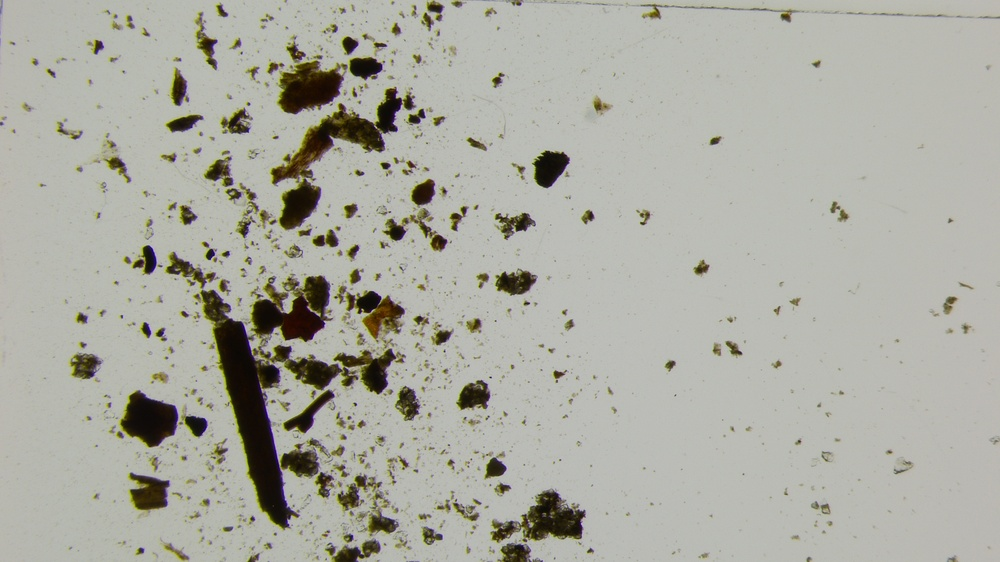
#> input picture data/233801-240125052635.jpg, 1000 x 562 px, shrunk from 3840 x 2160 before the run
$ jupyter execute test2.ipynb
#> lines starting #> are read from the running program, lines starting #| are printed output that depends on the picture; after the words box and inside, x2 and y2 are one past the last pixel; in counts of white or black regions, pixels touching at a corner belong together
[cell 1]
import cv2
import os
import csv
import matplotlib.pyplot as plt
import seaborn as sns

[cell 2]
def show_image(image, title="Image", cmap_type="gray"):
    plt.figure(figsize=(8, 8))
    plt.imshow(image, cmap=cmap_type)
    plt.title(title)
    plt.axis("off")
    plt.show()

[cell 3]
calibration_factor = 0.0039016750486215255

def count_grains(path):
    # Load the image
#> called with path = 'data/233801-240125052635.jpg'
    image = cv2.imread(path)
#> image is the input picture: shape (562, 1000, 3); mean B, G, R 162, 171.5, 171.5
    # Convert the image to HSV color space
    hsv_image = cv2.cvtColor(image, cv2.COLOR_BGR2HSV)
#> hsv_image: shape (562, 1000, 3); mean H, S, V 38.1, 26.2, 173.1

    # Increase the saturation by 200%
    hsv_image[:, :, 1] = cv2.multiply(hsv_image[:, :, 1], 4)
#> hsv_image: shape (562, 1000, 3); mean H, S, V 38.1, 69.2, 173.1

    # Convert the image back to BGR color space
    image = cv2.cvtColor(hsv_image, cv2.COLOR_HSV2BGR)
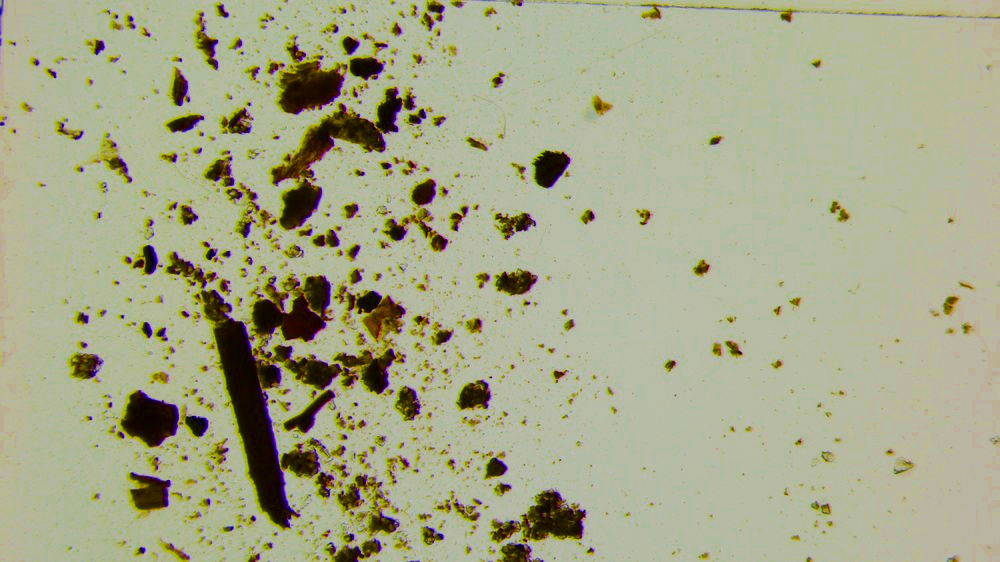
#> image: shape (562, 1000, 3); mean B, G, R 136.6, 168.6, 166.8

    show_image(image, title="Enhanced Image")

    # Define the color ranges for cyan and red in HSV
    # Define the color ranges for mint green (cyan) and hot pink (red) in HSV
    lower_cyan = (30, 100, 100)  # Mint green lower bound
    upper_cyan = (85, 255, 255)  # Mint green upper bound
    lower_red = (130, 50, 50)  # Further adjusted hot pink lower bound
    upper_red = (200, 255, 255)  # Adjusted hot pink upper bound

    # Create masks for cyan and red
    mask_cyan = cv2.inRange(hsv_image, lower_cyan, upper_cyan)
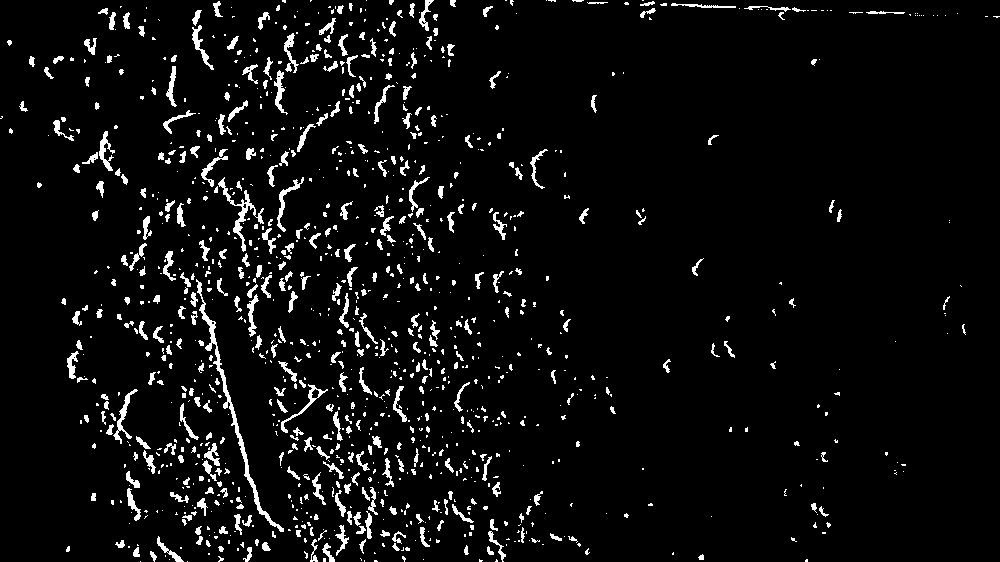
#> mask_cyan: shape (562, 1000); 5.2% white; 1185 white regions (774 under 20 px), largest, box (x1, y1, x2, y2) and area: (196, 279, 284, 532) 1177, (218, 177, 264, 252) 537, (113, 389, 138, 444) 291
    mask_red = cv2.inRange(hsv_image, lower_red, upper_red)
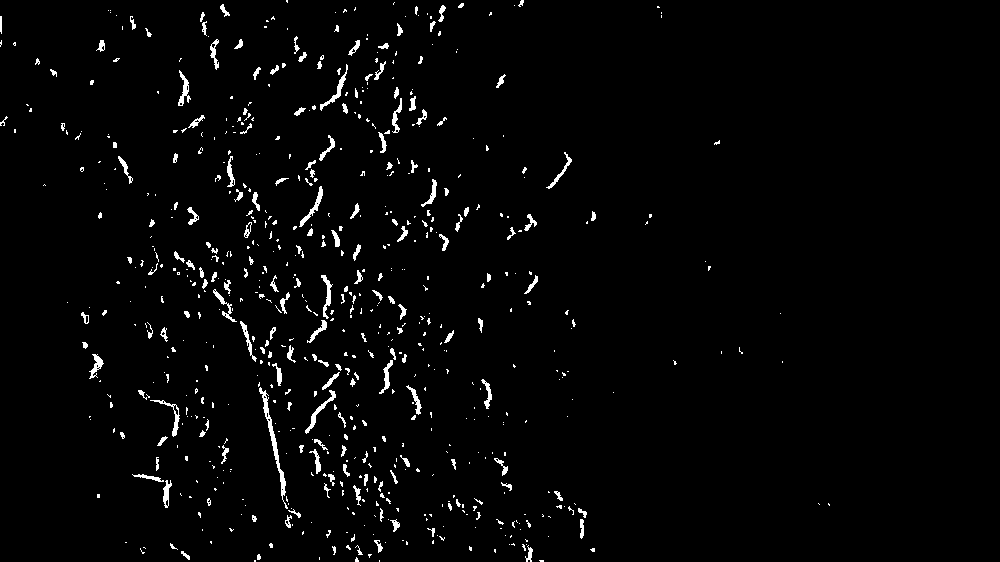
#> mask_red: shape (562, 1000); 2.3% white; 676 white regions (493 under 20 px), largest, box (x1, y1, x2, y2) and area: (259, 387, 288, 509) 481, (305, 390, 336, 434) 213, (320, 64, 348, 111) 200
    # Combine the masks
    mask = cv2.bitwise_or(mask_cyan, mask_red)
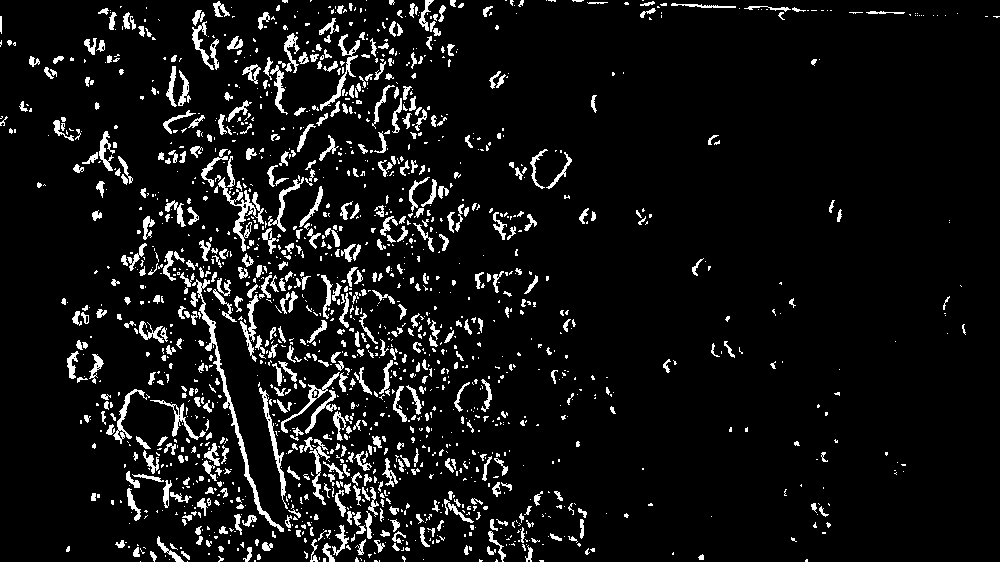
#> mask: shape (562, 1000); 7.6% white; 1665 white regions (1119 under 20 px), largest, box (x1, y1, x2, y2) and area: (192, 279, 284, 532) 1238, (218, 177, 264, 252) 732, (259, 387, 288, 509) 513

    # Create an output image where the masked areas are white and the rest are black
    output_image = cv2.bitwise_and(image, image, mask=mask)
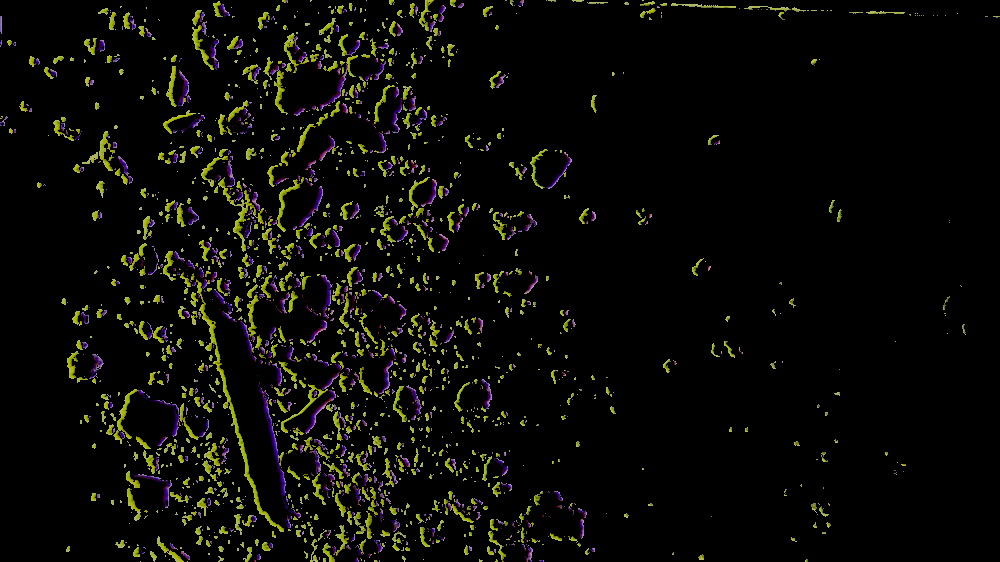
#> output_image: shape (562, 1000, 3); mean B, G, R 5.2, 10.2, 10.6
    output_image[mask == 0] = [0, 0, 0]
    output_image[mask != 0] = [255, 255, 255]
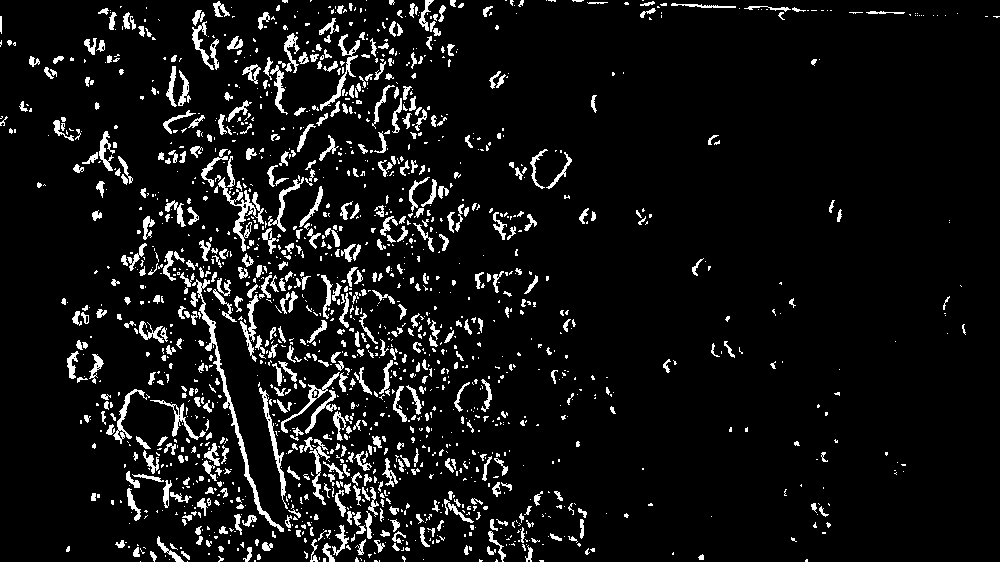
#> output_image: shape (562, 1000, 3); 7.6% white; 1665 white regions (1119 under 20 px)

    # Update the image to the output image
    image = output_image

    show_image(image, title="Enhanced Image")

    # Convert the image to grayscale
    gray_image = cv2.cvtColor(image, cv2.COLOR_BGR2GRAY)

    # Find contours in the image
    contours, _ = cv2.findContours(gray_image, cv2.RETR_EXTERNAL, cv2.CHAIN_APPROX_SIMPLE)
#> contours = 1665 contours, 1312 with area under 20; largest, box (x1, y1, x2, y2) and area: (192, 279, 284, 532) 931, (218, 177, 264, 252) 555, (259, 387, 288, 509) 390, (320, 34, 360, 111) 326, (281, 372, 340, 433) 306

    # Count the number of contours (grains)
    num_grains = len(contours)
#> num_grains = 1665

    print(f"Number of grains: {num_grains}")
#| Number of grains: 1665

    # Optionally, draw the contours on the original image for visualization
    contour_image = cv2.drawContours(image.copy(), contours, -1, (0, 255, 0), 2)
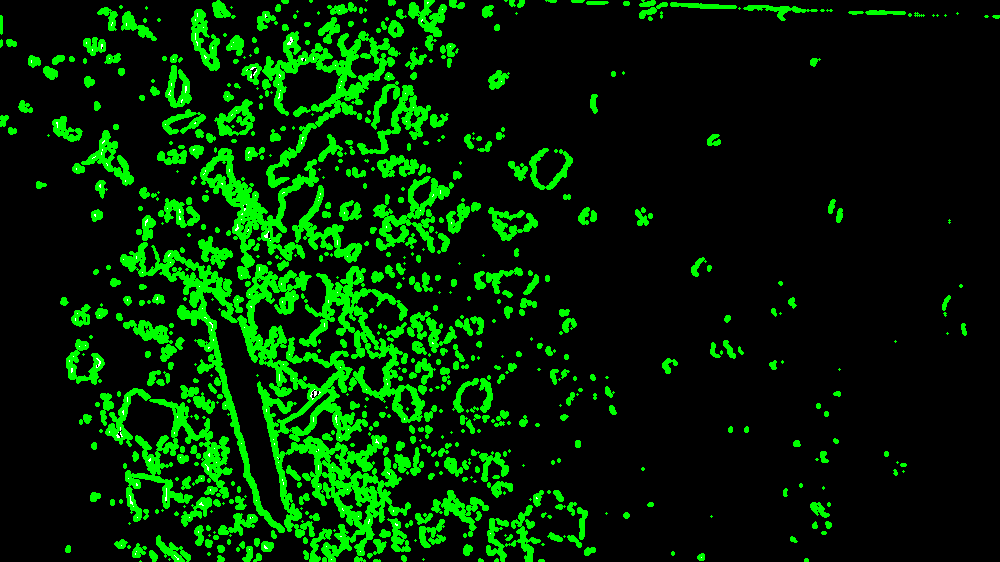
#> contour_image: shape (562, 1000, 3); mean B, G, R 0.3, 39, 0.3
    show_image(contour_image, title="Contours")

    # Fit ellipses to each contour and calculate the minimum distance across each grain
    min_distances = []
    for contour in contours:
        if len(contour) >= 5:  # Fit ellipse requires at least 5 points
            ellipse = cv2.fitEllipse(contour)
            (x, y), (MA, ma), angle = ellipse
            min_distance = min(MA, ma) * calibration_factor
            min_distances.append(min_distance)
#> this loop made 1665 passes
#> (x, y, MA, ma, angle, min_distance) on passes 8, 9, 10, 15, 17, 18, 20, 21, 22, 26, 27, 28: (806.2, 560.2, 2.26, 2.92, 45, 0.00883), (496, 560.5, 1.94, 2.61, 8.67, 0.00755), (480.1, 560.1, 2.06, 3.43, 94.3, 0.00804), (356.6, 561.5, 3.1, 8.19, 170.4, 0.0121), (403.4, 558.1, 2.96, 5.07, 162.7, 0.0116), (212.8, 558.1, 6.27, 18.72, 93.85, 0.0245), (701.3, 557, 5.1, 6.14, 70.87, 0.0199), (368.5, 555.5, 1.25, 1.81, 22.5, 0.00488), (258.2, 556.8, 3.71, 5.48, 3.13, 0.0145), (305.3, 554.4, 3.68, 6.69, 163.2, 0.0144), (185.8, 555.3, 3.29, 12.19, 130.7, 0.0128), (153, 555.8, 4.62, 10.16, 154.4, 0.018)
#> ellipse on pass 143: ((828.3, 524.8), (3.43, 5.93), 147.2)
#> after the loop, min_distances = 971 items, first 6: 0.00883, 0.00755, 0.00804, 0.0121, 0.0116, 0.0245


    print(f"Minimum distances across each grain: {min_distances}")
#> (printed output is left out)

    # Plot a histogram of the minimum distances
    sns.histplot(min_distances, bins=20, kde=True)
    plt.title("Histogram of Minimum Distances Across Grains")
    plt.xlabel("Minimum Distance")
    plt.ylabel("Frequency")
    plt.show()
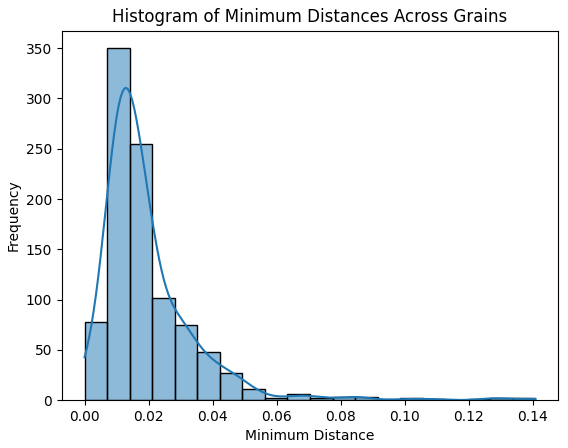
#> figure drawn by matplotlib, 1 panel; tallest bar 350 high, from x = 0.00704 to 0.0141; curve peaks at x = 0.0127, y = 310.6


count_grains("data/233801-240125052635.jpg")

$ run again, with data/233800-240125051452.jpg copied over data/233801-240125052635.jpg
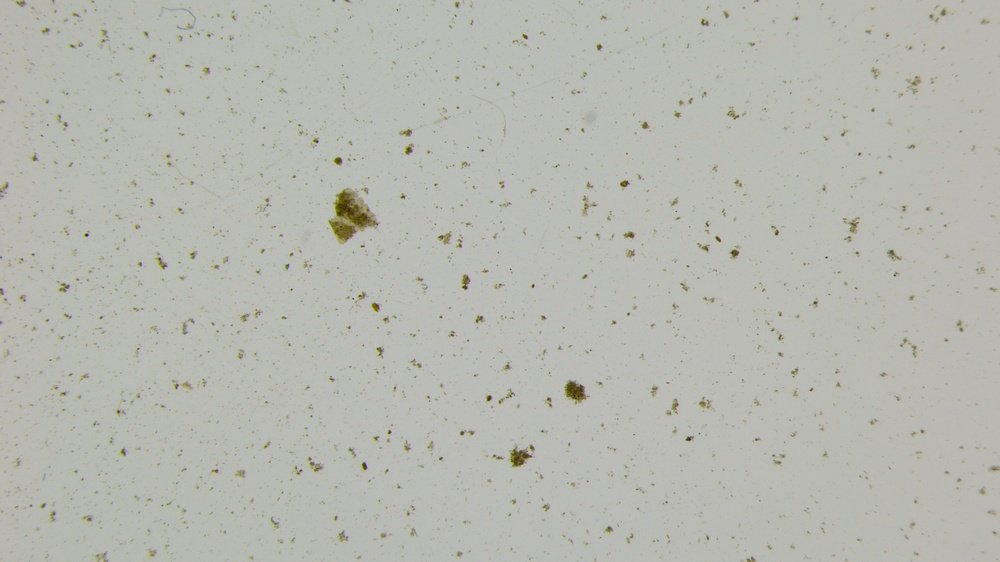
#> input picture data/233800-240125051452.jpg, 1000 x 562 px, shrunk from 3840 x 2160 before the run
#> in count_grains, image is the input picture: shape (562, 1000, 3); mean B, G, R 177.2, 184.8, 183.5
#> mask_cyan: shape (562, 1000); 2.2% white; 895 white regions (688 under 20 px), largest, box (x1, y1, x2, y2) and area: (326, 186, 348, 246) 295, (563, 380, 576, 406) 108, (508, 444, 516, 469) 103
#> mask_red: shape (562, 1000); 0.23% white in thin lines or dots, all inside (x1, y1, x2, y2) = (0, 0, 780, 560)
#> mask: shape (562, 1000); 2.4% white in thin lines or dots
#> in count_grains, `output_image[mask != 0] = [255, 255, 255]`:
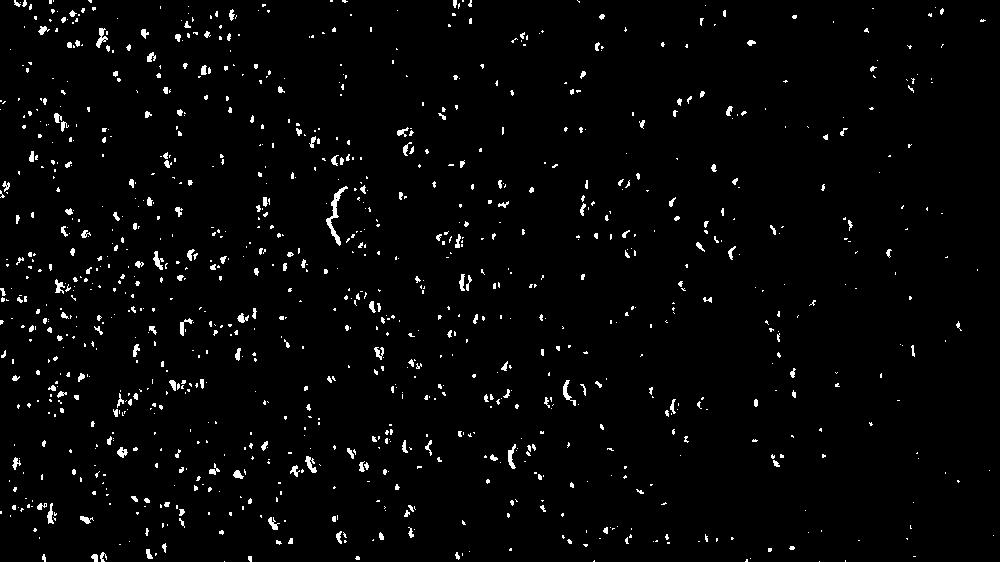
#> output_image: shape (562, 1000, 3); 2.4% white in thin lines or dots
#> contours = 1060 contours, 971 with area under 20; largest, box (x1, y1, x2, y2) and area: (326, 186, 348, 246) 226, (96, 28, 108, 48) 80, (508, 444, 516, 469) 75, (563, 380, 576, 406) 74, (153, 251, 164, 270) 68
#> num_grains = 1060
#| Number of grains: 1060
#> the loop in count_grains, `for contour in contours:` made 1060 passes
#> (x, y, MA, ma, angle, min_distance) on passes 5, 8, 9, 10, 11, 14, 15, 17: (746.2, 560.3, 1.89, 2.92, 28.77, 0.00738), (357.3, 557.7, 3.72, 4.28, 109.7, 0.0145), (249.9, 558.1, 4.22, 6.11, 157.5, 0.0165), (95.03, 557.3, 6.22, 8.94, 136.1, 0.0243), (43.6, 557.6, 3.37, 6.99, 169.8, 0.0132), (457.1, 555.6, 3.7, 7, 163.6, 0.0144), (103, 556.7, 5.83, 8.71, 171.5, 0.0227), (149.1, 555.6, 4.39, 17.37, 163.4, 0.0171)
#> after the loop in count_grains, `for contour in contours:`: min_distances = 556 items, first 6: 0.00738, 0.0145, 0.0165, 0.0243, 0.0132, 0.0144
#> (printed output is left out)
#> in count_grains, `plt.show()`:
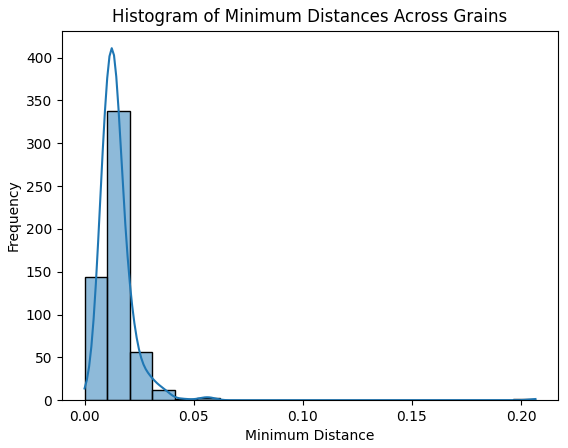
#> figure drawn by matplotlib, 1 panel; tallest bar 338 high, from x = 0.0103 to 0.0207; curve peaks at x = 0.0125, y = 410.9
